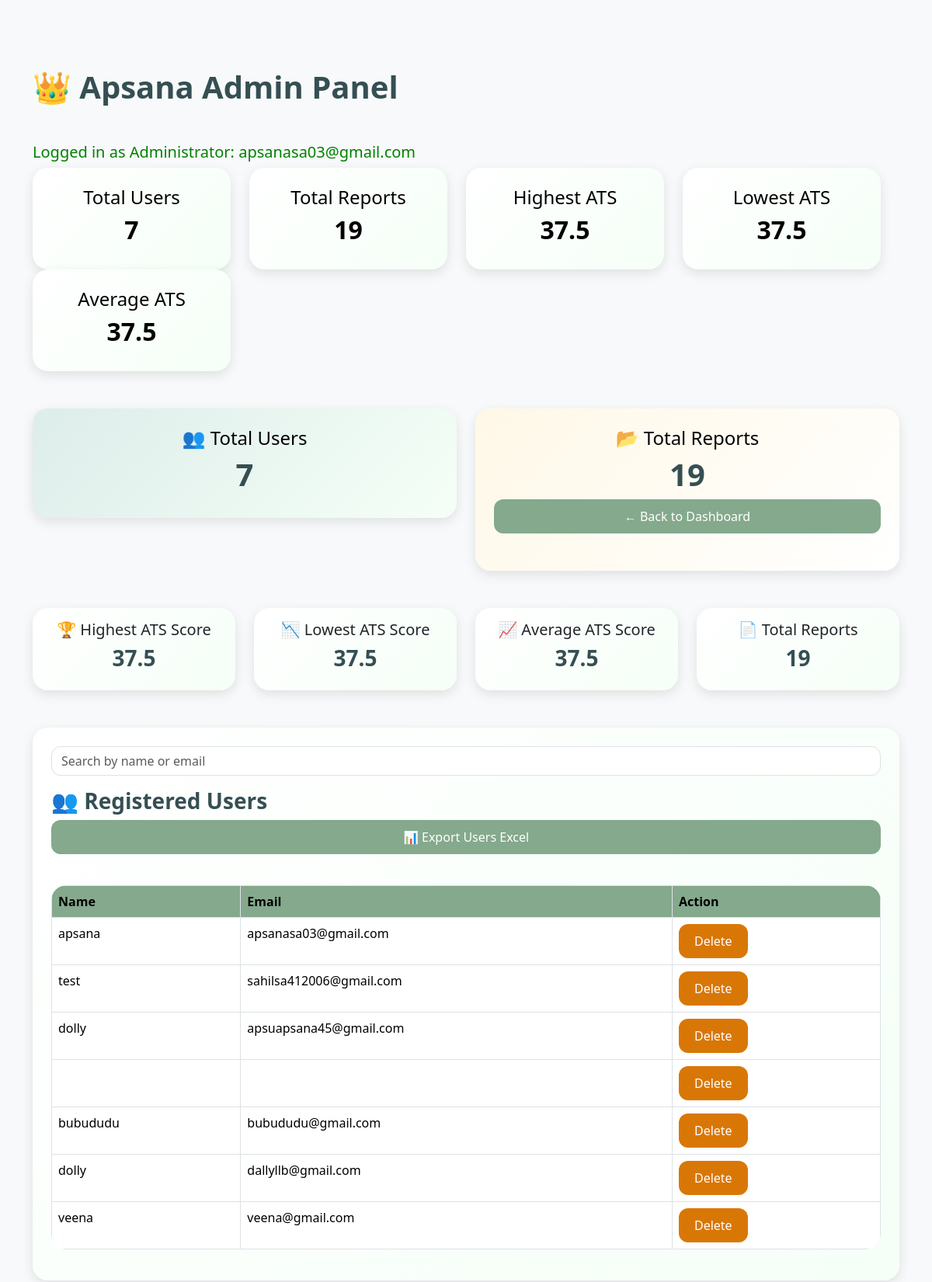
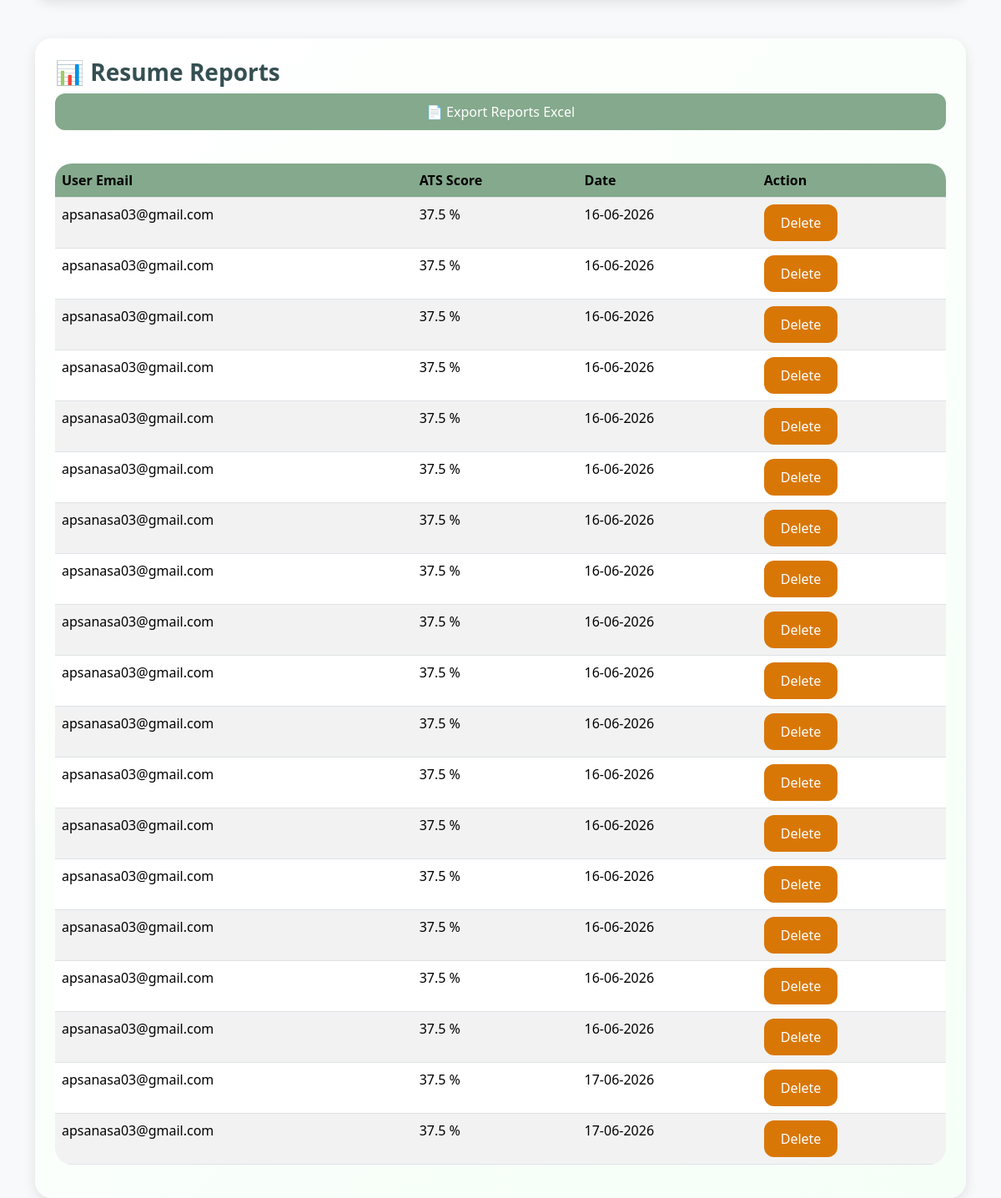
The page /admin (signed in) on the database its author committed (2 pictures, top to bottom).
### tables this page shows
CREATE TABLE users(

        id INTEGER PRIMARY KEY AUTOINCREMENT,

        name TEXT,

        email TEXT UNIQUE,

        password TEXT

    );

CREATE TABLE reports(

        id INTEGER PRIMARY KEY AUTOINCREMENT,

        user_email TEXT,

        score REAL,

        skills TEXT

    , date TEXT);

### app.py (the view)
@app.route('/admin')
def admin():
    if session.get('user') != "apsanasa03@gmail.com":
        return "Access Denied"
    print(session.get('user'))
    search = request.args.get('search')
    if search:
        users = search_users(search)
    else:
        users = get_all_users()
        reports = get_all_reports()
        highest_score, lowest_score, average_score, total_reports = get_statistics()
        total_users = count_users()
        total_reports = count_reports()
        return render_template(
        'admin.html',
        users=users,
        reports=reports,
        highest_score=highest_score,
        lowest_score=lowest_score,
        average_score=average_score,
        total_users=total_users,
        total_reports=total_reports
    )

### utils/database.py (called while the page is built)
def get_all_users():
    conn = sqlite3.connect("database/users.db")
    cursor = conn.cursor()
    cursor.execute(
        """
        SELECT name, email
        FROM users
        """
    )
    users = cursor.fetchall()
    conn.close()
    return users

def get_all_reports():
    conn = sqlite3.connect("database/users.db")
    cursor = conn.cursor()
    cursor.execute(
        """
       SELECT user_email, score,date, id
       FROM reports
        """
    )
    reports = cursor.fetchall()
    conn.close()
    return reports

def count_users():
    conn = sqlite3.connect("database/users.db")
    cursor = conn.cursor()
    cursor.execute(
        """
        SELECT COUNT(*)
        FROM users
        """
    )
    total = cursor.fetchone()[0]
    conn.close()
    return total

def count_reports():
    conn = sqlite3.connect("database/users.db")
    cursor = conn.cursor()
    cursor.execute(
        """
        SELECT COUNT(*)
        FROM reports
        """
    )
    total = cursor.fetchone()[0]
    conn.close()
    return total

def get_statistics():
    conn = sqlite3.connect("database/users.db")
    cursor = conn.cursor()
    cursor.execute("SELECT MAX(score) FROM reports")
    highest_score = cursor.fetchone()[0]
    cursor.execute("SELECT MIN(score) FROM reports")
    lowest_score = cursor.fetchone()[0]
    cursor.execute("SELECT AVG(score) FROM reports")
    average_score = cursor.fetchone()[0]
    cursor.execute("SELECT COUNT(*) FROM reports")
    total_reports = cursor.fetchone()[0]
    conn.close()
    if average_score:
        average_score = round(average_score, 2)
    else:
        average_score = 0
    return (
        highest_score,
        lowest_score,
        average_score,
        total_reports
    )

### templates/admin.html (shortened to what this page needs)
<!DOCTYPE html>
<html lang="en">
<head>
    <link
    href="https://cdn.jsdelivr.net/npm/bootstrap@5.3.3/dist/css/bootstrap.min.css"
    rel="stylesheet">
    <link rel="stylesheet"
    href="{{ url_for('static',
                     filename='css/style.css') }}">
</head>
<body>
<div class="container mt-5">
    <h1 class="mb-5">
        👑  Apsana Admin Panel
    </h1>
    <h5 style="color:green;">
    Logged in as Administrator:
    {{ session['user'] }}
</h5>
    <div class="row mb-5">
        <div class="row mb-5">
    <div class="col-md-3">
        <div class="card text-center p-4 bg-primary text-white">
            <h4>Total Users</h4>
            <h2>{{ total_users }}</h2>
        </div>
    </div>
    <div class="col-md-3">
        <div class="card text-center p-4 bg-success text-white">
            <h4>Total Reports</h4>
            <h2>{{ total_reports }}</h2>
        </div>
    </div>
    <div class="col-md-3">
        <div class="card text-center p-4 bg-warning text-dark">
            <h4>Highest ATS</h4>
            <h2>{{ highest_score }}</h2>
        </div>
    </div>
    <div class="col-md-3">
        <div class="card text-center p-4 bg-danger text-white">
            <h4>Lowest ATS</h4>
            <h2>{{ lowest_score }}</h2>
        </div>
    </div>
    <div class="col-md-3">
    <div class="card text-center p-4 bg-info text-white">
        <h4>Average ATS</h4>
        <h2>{{ average_score }}</h2>
    </div>
</div>
</div>
    <div class="col-md-6">
        <div class="card text-center p-4"
             style="background:linear-gradient(135deg,#DDEDEA,#F5FFF7);">
            <h4>
                👥 Total Users
            </h4>
            <h1>
                {{ total_users }}
            </h1>
        </div>
    </div>
    <div class="col-md-6">
        <div class="card text-center p-4"
             style="background:linear-gradient(135deg,#FFF8E7,#FFFFFF);">
            <h4>
                📂 Total Reports
            </h4>
            <h1>
                {{ total_reports }}
            </h1>
            <a href="/dashboard"
class="btn btn-success mb-4">
    ← Back to Dashboard
</a>
        </div>
    </div>
</div>
    <div class="row mb-5">
    <div class="col-md-3">
        <div class="card text-center p-3">
            <h5>🏆 Highest ATS Score</h5>
            <h3>{{ highest_score }}</h3>
        </div>
    </div>
    <div class="col-md-3">
        <div class="card text-center p-3">
            <h5>📉 Lowest ATS Score</h5>
            <h3>{{ lowest_score }}</h3>
        </div>
    </div>
    <div class="col-md-3">
        <div class="card text-center p-3">
            <h5>📈 Average ATS Score</h5>
            <h3>{{ average_score }}</h3>
        </div>
    </div>
    <div class="col-md-3">
        <div class="card text-center p-3">
            <h5>📄 Total Reports</h5>
            <h3>{{ total_reports }}</h3>
        </div>
    </div>
</div>
    <div class="card p-4 mb-5">
<form method="GET" class="mb-3">
    <input
        type="text"
        name="search"
        class="form-control"
        placeholder="Search by name or email">
</form>
        <h3>
            👥 Registered Users
        </h3>
        <a href="/export-users"
   class="btn btn-success mb-3">
    📊 Export Users Excel
</a>
        <br>
<table class="table table-hover table-bordered">
            <thead>
                <tr>
                   <th>Name</th>
                   <th>Email</th>
                   <th>Action</th>
                </tr>
            </thead>
            <tbody>
                {% for user in users %}
<tr>
    <td>
        {{ user[0] }}
    </td>
    <td>
        {{ user[1] }}
    </td>
    <td>
        <a href="/delete-user/{{ user[1] }}"
           class="btn btn-danger">
            Delete
        </a>
    </td>
</tr>
                {% endfor %}
            </tbody>
        </table>
    </div>
<div class="card p-4">
    <h3>
        📊 Resume Reports
    </h3>
    <a href="/export-reports"
   class="btn btn-success mb-3">
    📄 Export Reports Excel
</a>
    <br>
    <table class="table table-striped">
        <thead>
            <tr>
                <th>User Email</th>
                <th>ATS Score</th>
                <th>Date</th>
                <th>Action</th>
            </tr>
        </thead>
        <tbody>
            {% for report in reports %}
            <tr>
                <td>
                    {{ report[0] }}
                </td>
                <td>
    {{ report[1] }} %
</td>
<td>
    {{ report[2] }}
</td>
<td>
    <a href="/delete-report/{{ report[3] }}"
       class="btn btn-danger text-white">
        Delete
        </a>
</td>
            </tr>
            {% endfor %}
        </tbody>
    </table>
</div>
</div>
</body>
</html>

### static/css/style.css (style rules this page uses)
body { background: #F8F9FA; font-family: 'Segoe UI', sans-serif; color: #2F3E46; }
h1,h2,h3 { color: #354F52; font-weight: 600; }
.card { background: linear-gradient( 135deg, #ffffff, #F5FFF7 ); border: none; border-radius: 20px; padding: 20px; box-shadow: 0 8px 20px rgba( 0, 0, 0, 0.08 ); transition: all 0.3s ease; }
.btn-success { background: #84A98C; border: none; border-radius: 12px; }
.btn-danger { background: #D97706; border: none; border-radius: 12px; }
input { border-radius: 12px !important; }
table { background:white; border-radius:15px; overflow:hidden; }
th { background:#84A98C !important; color:white; }
.row { margin-bottom:30px; }
a { text-decoration: none; }
.container { padding-top: 40px; }
.card { transition: 0.3s; }
.card { transition: all 0.3s ease; }
.btn { transition: 0.3s; }
h1 { font-weight: bold; }
table { border-radius:20px; overflow:hidden; }
.btn { border-radius:12px; padding:10px 20px; transition:0.3s; }
.btn-danger { border:none; border-radius:12px; }
.card { border:none; border-radius:20px; box-shadow:0 5px 15px rgba(0,0,0,0.1); }
.card h4 { color:black; }
.card h2 { color:black; }

### rows shown on the page
users: name "apsana", email "apsanasa03@gmail.com"
users: name "test", email "sahilsa412006@gmail.com"
users: name "dolly", email "apsuapsana45@gmail.com"
users: name "bubududu", email "bubududu@gmail.com"
users: name "dolly", email "dallyllb@gmail.com"
users: name "veena", email "veena@gmail.com"
reports: user_email "apsanasa03@gmail.com", score "37.5", date "16-06-2026"
reports: user_email "apsanasa03@gmail.com", score "37.5", date "16-06-2026"
reports: user_email "apsanasa03@gmail.com", score "37.5", date "16-06-2026"
reports: user_email "apsanasa03@gmail.com", score "37.5", date "16-06-2026"
reports: user_email "apsanasa03@gmail.com", score "37.5", date "16-06-2026"
reports: user_email "apsanasa03@gmail.com", score "37.5", date "16-06-2026"
reports: user_email "apsanasa03@gmail.com", score "37.5", date "16-06-2026"
reports: user_email "apsanasa03@gmail.com", score "37.5", date "16-06-2026"
reports: user_email "apsanasa03@gmail.com", score "37.5", date "16-06-2026"
reports: user_email "apsanasa03@gmail.com", score "37.5", date "16-06-2026"
reports: user_email "apsanasa03@gmail.com", score "37.5", date "16-06-2026"
reports: user_email "apsanasa03@gmail.com", score "37.5", date "16-06-2026"
reports: user_email "apsanasa03@gmail.com", score "37.5", date "16-06-2026"
reports: user_email "apsanasa03@gmail.com", score "37.5", date "16-06-2026"
reports: user_email "apsanasa03@gmail.com", score "37.5", date "16-06-2026"
reports: user_email "apsanasa03@gmail.com", score "37.5", date "16-06-2026"
reports: user_email "apsanasa03@gmail.com", score "37.5", date "16-06-2026"
reports: user_email "apsanasa03@gmail.com", score "37.5", date "17-06-2026"
reports: user_email "apsanasa03@gmail.com", score "37.5", date "17-06-2026"

### other values the page prints
{{ session['user'] }} "apsanasa03@gmail.com"
{{ total_users }} "7"
{{ total_reports }} "19"
{{ highest_score }} "37.5"
{{ lowest_score }} "37.5"
{{ average_score }} "37.5"
